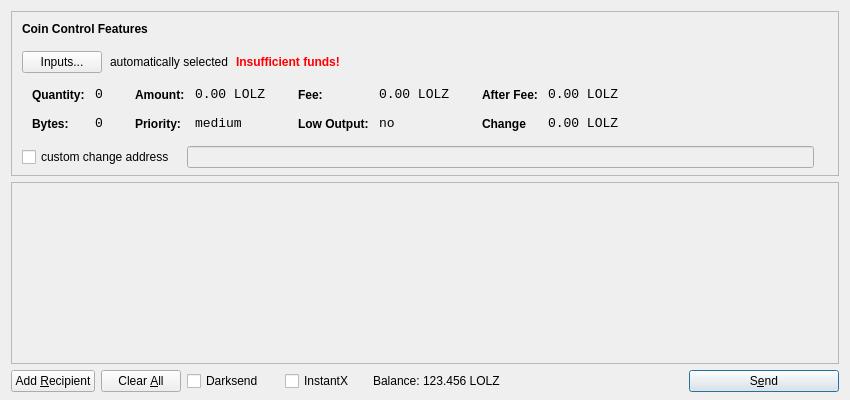
<?xml version="1.0" encoding="UTF-8"?>
<ui version="4.0">
 <class>SendCoinsDialog</class>
 <widget class="QDialog" name="SendCoinsDialog">
  <property name="geometry">
   <rect>
    <x>0</x>
    <y>0</y>
    <width>850</width>
    <height>400</height>
   </rect>
  </property>
  <property name="windowTitle">
   <string>Send Coins</string>
  </property>
  <layout class="QVBoxLayout" name="verticalLayout" stretch="0,1,0">
   <property name="bottomMargin">
    <number>8</number>
   </property>
   <item>
    <widget class="QFrame" name="frameCoinControl">
     <property name="sizePolicy">
      <sizepolicy hsizetype="Expanding" vsizetype="Expanding">
       <horstretch>0</horstretch>
       <verstretch>0</verstretch>
      </sizepolicy>
     </property>
     <property name="maximumSize">
      <size>
       <width>16777215</width>
       <height>16777215</height>
      </size>
     </property>
     <property name="frameShape">
      <enum>QFrame::StyledPanel</enum>
     </property>
     <property name="frameShadow">
      <enum>QFrame::Sunken</enum>
     </property>
     <layout class="QVBoxLayout" name="verticalLayoutCoinControl2">
      <property name="spacing">
       <number>6</number>
      </property>
      <property name="leftMargin">
       <number>0</number>
      </property>
      <property name="topMargin">
       <number>0</number>
      </property>
      <property name="rightMargin">
       <number>0</number>
      </property>
      <property name="bottomMargin">
       <number>6</number>
      </property>
      <item>
       <layout class="QVBoxLayout" name="verticalLayoutCoinControl" stretch="0,0,0,0,1">
        <property name="spacing">
         <number>0</number>
        </property>
        <property name="leftMargin">
         <number>10</number>
        </property>
        <property name="topMargin">
         <number>10</number>
        </property>
        <item>
         <layout class="QHBoxLayout" name="horizontalLayoutCoinControl1">
          <property name="bottomMargin">
           <number>15</number>
          </property>
          <item>
           <widget class="QLabel" name="labelCoinControlFeatures">
            <property name="sizePolicy">
             <sizepolicy hsizetype="Preferred" vsizetype="Maximum">
              <horstretch>0</horstretch>
              <verstretch>0</verstretch>
             </sizepolicy>
            </property>
            <property name="font">
             <font>
              <weight>75</weight>
              <bold>true</bold>
             </font>
            </property>
            <property name="styleSheet">
             <string notr="true">font-weight:bold;</string>
            </property>
            <property name="text">
             <string>Coin Control Features</string>
            </property>
           </widget>
          </item>
         </layout>
        </item>
        <item>
         <layout class="QHBoxLayout" name="horizontalLayoutCoinControl2" stretch="0,0,0,0">
          <property name="spacing">
           <number>8</number>
          </property>
          <property name="bottomMargin">
           <number>10</number>
          </property>
          <item>
           <widget class="QPushButton" name="pushButtonCoinControl">
            <property name="styleSheet">
             <string notr="true"/>
            </property>
            <property name="text">
             <string>Inputs...</string>
            </property>
           </widget>
          </item>
          <item>
           <widget class="QLabel" name="labelCoinControlAutomaticallySelected">
            <property name="text">
             <string>automatically selected</string>
            </property>
            <property name="margin">
             <number>5</number>
            </property>
           </widget>
          </item>
          <item>
           <widget class="QLabel" name="labelCoinControlInsuffFunds">
            <property name="font">
             <font>
              <weight>75</weight>
              <bold>true</bold>
             </font>
            </property>
            <property name="styleSheet">
             <string notr="true">color:red;font-weight:bold;</string>
            </property>
            <property name="text">
             <string>Insufficient funds!</string>
            </property>
            <property name="margin">
             <number>5</number>
            </property>
           </widget>
          </item>
          <item>
           <spacer name="horizontalSpacerCoinControl">
            <property name="orientation">
             <enum>Qt::Horizontal</enum>
            </property>
            <property name="sizeHint" stdset="0">
             <size>
              <width>40</width>
              <height>1</height>
             </size>
            </property>
           </spacer>
          </item>
         </layout>
        </item>
        <item>
         <widget class="QWidget" name="widgetCoinControl" native="true">
          <property name="sizePolicy">
           <sizepolicy hsizetype="Preferred" vsizetype="Preferred">
            <horstretch>0</horstretch>
            <verstretch>0</verstretch>
           </sizepolicy>
          </property>
          <property name="minimumSize">
           <size>
            <width>0</width>
            <height>0</height>
           </size>
          </property>
          <property name="styleSheet">
           <string notr="true"/>
          </property>
          <layout class="QHBoxLayout" name="horizontalLayoutCoinControl5">
           <property name="leftMargin">
            <number>0</number>
           </property>
           <property name="topMargin">
            <number>0</number>
           </property>
           <property name="rightMargin">
            <number>0</number>
           </property>
           <property name="bottomMargin">
            <number>0</number>
           </property>
           <item>
            <layout class="QHBoxLayout" name="horizontalLayoutCoinControl3" stretch="0,0,0,1">
             <property name="spacing">
              <number>20</number>
             </property>
             <property name="topMargin">
              <number>0</number>
             </property>
             <property name="bottomMargin">
              <number>10</number>
             </property>
             <item>
              <layout class="QFormLayout" name="formLayoutCoinControl1">
               <property name="horizontalSpacing">
                <number>10</number>
               </property>
               <property name="verticalSpacing">
                <number>14</number>
               </property>
               <property name="leftMargin">
                <number>10</number>
               </property>
               <property name="topMargin">
                <number>4</number>
               </property>
               <property name="rightMargin">
                <number>6</number>
               </property>
               <item row="0" column="0">
                <widget class="QLabel" name="labelCoinControlQuantityText">
                 <property name="styleSheet">
                  <string notr="true">font-weight:bold;</string>
                 </property>
                 <property name="text">
                  <string>Quantity:</string>
                 </property>
                 <property name="margin">
                  <number>0</number>
                 </property>
                </widget>
               </item>
               <item row="0" column="1">
                <widget class="QLabel" name="labelCoinControlQuantity">
                 <property name="font">
                  <font>
                   <family>Monospace</family>
                   <pointsize>10</pointsize>
                  </font>
                 </property>
                 <property name="cursor">
                  <cursorShape>IBeamCursor</cursorShape>
                 </property>
                 <property name="contextMenuPolicy">
                  <enum>Qt::ActionsContextMenu</enum>
                 </property>
                 <property name="text">
                  <string>0</string>
                 </property>
                 <property name="margin">
                  <number>0</number>
                 </property>
                 <property name="textInteractionFlags">
                  <set>Qt::LinksAccessibleByMouse|Qt::TextSelectableByKeyboard|Qt::TextSelectableByMouse</set>
                 </property>
                </widget>
               </item>
               <item row="1" column="0">
                <widget class="QLabel" name="labelCoinControlBytesText">
                 <property name="styleSheet">
                  <string notr="true">font-weight:bold;</string>
                 </property>
                 <property name="text">
                  <string>Bytes:</string>
                 </property>
                </widget>
               </item>
               <item row="1" column="1">
                <widget class="QLabel" name="labelCoinControlBytes">
                 <property name="font">
                  <font>
                   <family>Monospace</family>
                   <pointsize>10</pointsize>
                  </font>
                 </property>
                 <property name="cursor">
                  <cursorShape>IBeamCursor</cursorShape>
                 </property>
                 <property name="contextMenuPolicy">
                  <enum>Qt::ActionsContextMenu</enum>
                 </property>
                 <property name="text">
                  <string>0</string>
                 </property>
                 <property name="textInteractionFlags">
                  <set>Qt::LinksAccessibleByMouse|Qt::TextSelectableByKeyboard|Qt::TextSelectableByMouse</set>
                 </property>
                </widget>
               </item>
              </layout>
             </item>
             <item>
              <layout class="QFormLayout" name="formLayoutCoinControl2">
               <property name="horizontalSpacing">
                <number>10</number>
               </property>
               <property name="verticalSpacing">
                <number>14</number>
               </property>
               <property name="leftMargin">
                <number>6</number>
               </property>
               <property name="topMargin">
                <number>4</number>
               </property>
               <property name="rightMargin">
                <number>6</number>
               </property>
               <item row="0" column="0">
                <widget class="QLabel" name="labelCoinControlAmountText">
                 <property name="styleSheet">
                  <string notr="true">font-weight:bold;</string>
                 </property>
                 <property name="text">
                  <string>Amount:</string>
                 </property>
                 <property name="margin">
                  <number>0</number>
                 </property>
                </widget>
               </item>
               <item row="0" column="1">
                <widget class="QLabel" name="labelCoinControlAmount">
                 <property name="font">
                  <font>
                   <family>Monospace</family>
                   <pointsize>10</pointsize>
                  </font>
                 </property>
                 <property name="cursor">
                  <cursorShape>IBeamCursor</cursorShape>
                 </property>
                 <property name="contextMenuPolicy">
                  <enum>Qt::ActionsContextMenu</enum>
                 </property>
                 <property name="text">
                  <string>0.00 LOLZ</string>
                 </property>
                 <property name="textInteractionFlags">
                  <set>Qt::LinksAccessibleByMouse|Qt::TextSelectableByKeyboard|Qt::TextSelectableByMouse</set>
                 </property>
                </widget>
               </item>
               <item row="1" column="0">
                <widget class="QLabel" name="labelCoinControlPriorityText">
                 <property name="styleSheet">
                  <string notr="true">font-weight:bold;</string>
                 </property>
                 <property name="text">
                  <string>Priority:</string>
                 </property>
                </widget>
               </item>
               <item row="1" column="1">
                <widget class="QLabel" name="labelCoinControlPriority">
                 <property name="font">
                  <font>
                   <family>Monospace</family>
                   <pointsize>10</pointsize>
                  </font>
                 </property>
                 <property name="cursor">
                  <cursorShape>IBeamCursor</cursorShape>
                 </property>
                 <property name="contextMenuPolicy">
                  <enum>Qt::ActionsContextMenu</enum>
                 </property>
                 <property name="text">
                  <string>medium</string>
                 </property>
                 <property name="textInteractionFlags">
                  <set>Qt::LinksAccessibleByMouse|Qt::TextSelectableByKeyboard|Qt::TextSelectableByMouse</set>
                 </property>
                </widget>
               </item>
              </layout>
             </item>
             <item>
              <layout class="QFormLayout" name="formLayoutCoinControl3">
               <property name="horizontalSpacing">
                <number>10</number>
               </property>
               <property name="verticalSpacing">
                <number>14</number>
               </property>
               <property name="leftMargin">
                <number>6</number>
               </property>
               <property name="topMargin">
                <number>4</number>
               </property>
               <property name="rightMargin">
                <number>6</number>
               </property>
               <item row="0" column="0">
                <widget class="QLabel" name="labelCoinControlFeeText">
                 <property name="styleSheet">
                  <string notr="true">font-weight:bold;</string>
                 </property>
                 <property name="text">
                  <string>Fee:</string>
                 </property>
                 <property name="margin">
                  <number>0</number>
                 </property>
                </widget>
               </item>
               <item row="0" column="1">
                <widget class="QLabel" name="labelCoinControlFee">
                 <property name="font">
                  <font>
                   <family>Monospace</family>
                   <pointsize>10</pointsize>
                  </font>
                 </property>
                 <property name="cursor">
                  <cursorShape>IBeamCursor</cursorShape>
                 </property>
                 <property name="contextMenuPolicy">
                  <enum>Qt::ActionsContextMenu</enum>
                 </property>
                 <property name="text">
                  <string>0.00 LOLZ</string>
                 </property>
                 <property name="textInteractionFlags">
                  <set>Qt::LinksAccessibleByMouse|Qt::TextSelectableByKeyboard|Qt::TextSelectableByMouse</set>
                 </property>
                </widget>
               </item>
               <item row="1" column="0">
                <widget class="QLabel" name="labelCoinControlLowOutputText">
                 <property name="styleSheet">
                  <string notr="true">font-weight:bold;</string>
                 </property>
                 <property name="text">
                  <string>Low Output:</string>
                 </property>
                </widget>
               </item>
               <item row="1" column="1">
                <widget class="QLabel" name="labelCoinControlLowOutput">
                 <property name="font">
                  <font>
                   <family>Monospace</family>
                   <pointsize>10</pointsize>
                  </font>
                 </property>
                 <property name="cursor">
                  <cursorShape>IBeamCursor</cursorShape>
                 </property>
                 <property name="contextMenuPolicy">
                  <enum>Qt::ActionsContextMenu</enum>
                 </property>
                 <property name="text">
                  <string>no</string>
                 </property>
                 <property name="textInteractionFlags">
                  <set>Qt::LinksAccessibleByMouse|Qt::TextSelectableByKeyboard|Qt::TextSelectableByMouse</set>
                 </property>
                </widget>
               </item>
              </layout>
             </item>
             <item>
              <layout class="QFormLayout" name="formLayoutCoinControl4">
               <property name="horizontalSpacing">
                <number>10</number>
               </property>
               <property name="verticalSpacing">
                <number>14</number>
               </property>
               <property name="leftMargin">
                <number>6</number>
               </property>
               <property name="topMargin">
                <number>4</number>
               </property>
               <property name="rightMargin">
                <number>6</number>
               </property>
               <item row="0" column="0">
                <widget class="QLabel" name="labelCoinControlAfterFeeText">
                 <property name="styleSheet">
                  <string notr="true">font-weight:bold;</string>
                 </property>
                 <property name="text">
                  <string>After Fee:</string>
                 </property>
                 <property name="margin">
                  <number>0</number>
                 </property>
                </widget>
               </item>
               <item row="0" column="1">
                <widget class="QLabel" name="labelCoinControlAfterFee">
                 <property name="font">
                  <font>
                   <family>Monospace</family>
                   <pointsize>10</pointsize>
                  </font>
                 </property>
                 <property name="cursor">
                  <cursorShape>IBeamCursor</cursorShape>
                 </property>
                 <property name="contextMenuPolicy">
                  <enum>Qt::ActionsContextMenu</enum>
                 </property>
                 <property name="text">
                  <string>0.00 LOLZ</string>
                 </property>
                 <property name="textInteractionFlags">
                  <set>Qt::LinksAccessibleByMouse|Qt::TextSelectableByKeyboard|Qt::TextSelectableByMouse</set>
                 </property>
                </widget>
               </item>
               <item row="1" column="0">
                <widget class="QLabel" name="labelCoinControlChangeText">
                 <property name="styleSheet">
                  <string notr="true">font-weight:bold;</string>
                 </property>
                 <property name="text">
                  <string>Change</string>
                 </property>
                </widget>
               </item>
               <item row="1" column="1">
                <widget class="QLabel" name="labelCoinControlChange">
                 <property name="font">
                  <font>
                   <family>Monospace</family>
                   <pointsize>10</pointsize>
                  </font>
                 </property>
                 <property name="cursor">
                  <cursorShape>IBeamCursor</cursorShape>
                 </property>
                 <property name="contextMenuPolicy">
                  <enum>Qt::ActionsContextMenu</enum>
                 </property>
                 <property name="text">
                  <string>0.00 LOLZ</string>
                 </property>
                 <property name="textInteractionFlags">
                  <set>Qt::LinksAccessibleByMouse|Qt::TextSelectableByKeyboard|Qt::TextSelectableByMouse</set>
                 </property>
                </widget>
               </item>
              </layout>
             </item>
            </layout>
           </item>
          </layout>
         </widget>
        </item>
        <item>
         <layout class="QHBoxLayout" name="horizontalLayoutCoinControl4" stretch="0,0,0">
          <property name="spacing">
           <number>12</number>
          </property>
          <property name="sizeConstraint">
           <enum>QLayout::SetDefaultConstraint</enum>
          </property>
          <property name="topMargin">
           <number>5</number>
          </property>
          <property name="rightMargin">
           <number>5</number>
          </property>
          <item>
           <widget class="QCheckBox" name="checkBoxCoinControlChange">
            <property name="text">
             <string>custom change address</string>
            </property>
           </widget>
          </item>
          <item>
           <widget class="QLineEdit" name="lineEditCoinControlChange">
            <property name="enabled">
             <bool>false</bool>
            </property>
            <property name="sizePolicy">
             <sizepolicy hsizetype="Expanding" vsizetype="Fixed">
              <horstretch>0</horstretch>
              <verstretch>0</verstretch>
             </sizepolicy>
            </property>
           </widget>
          </item>
          <item>
           <widget class="QLabel" name="labelCoinControlChangeLabel">
            <property name="sizePolicy">
             <sizepolicy hsizetype="Preferred" vsizetype="Expanding">
              <horstretch>0</horstretch>
              <verstretch>0</verstretch>
             </sizepolicy>
            </property>
            <property name="minimumSize">
             <size>
              <width>0</width>
              <height>0</height>
             </size>
            </property>
            <property name="text">
             <string/>
            </property>
            <property name="margin">
             <number>3</number>
            </property>
           </widget>
          </item>
         </layout>
        </item>
        <item>
         <spacer name="verticalSpacerCoinControl">
          <property name="orientation">
           <enum>Qt::Vertical</enum>
          </property>
          <property name="sizeHint" stdset="0">
           <size>
            <width>800</width>
            <height>1</height>
           </size>
          </property>
         </spacer>
        </item>
       </layout>
      </item>
     </layout>
    </widget>
   </item>
   <item>
    <widget class="QScrollArea" name="scrollArea">
     <property name="widgetResizable">
      <bool>true</bool>
     </property>
     <widget class="QWidget" name="scrollAreaWidgetContents">
      <property name="geometry">
       <rect>
        <x>0</x>
        <y>0</y>
        <width>830</width>
        <height>173</height>
       </rect>
      </property>
      <layout class="QVBoxLayout" name="verticalLayout_2">
       <property name="leftMargin">
        <number>0</number>
       </property>
       <property name="topMargin">
        <number>0</number>
       </property>
       <property name="rightMargin">
        <number>0</number>
       </property>
       <property name="bottomMargin">
        <number>0</number>
       </property>
       <item>
        <layout class="QVBoxLayout" name="entries">
         <property name="spacing">
          <number>6</number>
         </property>
        </layout>
       </item>
       <item>
        <spacer name="verticalSpacer">
         <property name="orientation">
          <enum>Qt::Vertical</enum>
         </property>
         <property name="sizeHint" stdset="0">
          <size>
           <width>20</width>
           <height>40</height>
          </size>
         </property>
        </spacer>
       </item>
      </layout>
     </widget>
    </widget>
   </item>
   <item>
    <layout class="QHBoxLayout" name="horizontalLayout">
     <item>
      <widget class="QPushButton" name="addButton">
       <property name="toolTip">
        <string>Send to multiple recipients at once</string>
       </property>
       <property name="text">
        <string>Add &amp;Recipient</string>
       </property>
       <property name="autoDefault">
        <bool>false</bool>
       </property>
      </widget>
     </item>
     <item>
      <widget class="QPushButton" name="clearButton">
       <property name="sizePolicy">
        <sizepolicy hsizetype="Minimum" vsizetype="Fixed">
         <horstretch>0</horstretch>
         <verstretch>0</verstretch>
        </sizepolicy>
       </property>
       <property name="toolTip">
        <string>Remove all transaction fields</string>
       </property>
       <property name="text">
        <string>Clear &amp;All</string>
       </property>
       <property name="autoRepeatDelay">
        <number>300</number>
       </property>
       <property name="autoDefault">
        <bool>false</bool>
       </property>
      </widget>
     </item>
     <item>
      <layout class="QHBoxLayout" name="horizontalLayout_2">
       <property name="spacing">
        <number>3</number>
       </property>
       <item>
        <widget class="QCheckBox" name="checkUseDarksend">
         <property name="minimumSize">
          <size>
           <width>95</width>
           <height>0</height>
          </size>
         </property>
         <property name="visible">
          <bool>false</bool>
         </property>
         <property name="text">
          <string>Darksend</string>
         </property>
        </widget>
       </item>
       <item>
        <widget class="QCheckBox" name="checkInstantX">
         <property name="minimumSize">
          <size>
           <width>85</width>
           <height>0</height>
          </size>
         </property>
         <property name="visible">
          <bool>false</bool>
         </property>
         <property name="text">
          <string>InstantX</string>
         </property>
        </widget>
       </item>
       <item>
        <widget class="QLabel" name="label">
         <property name="sizePolicy">
          <sizepolicy hsizetype="Preferred" vsizetype="Fixed">
           <horstretch>0</horstretch>
           <verstretch>0</verstretch>
          </sizepolicy>
         </property>
         <property name="text">
          <string>Balance:</string>
         </property>
        </widget>
       </item>
       <item>
        <widget class="QLabel" name="labelBalance">
         <property name="sizePolicy">
          <sizepolicy hsizetype="Preferred" vsizetype="Fixed">
           <horstretch>0</horstretch>
           <verstretch>0</verstretch>
          </sizepolicy>
         </property>
         <property name="cursor">
          <cursorShape>IBeamCursor</cursorShape>
         </property>
         <property name="text">
          <string>123.456 LOLZ</string>
         </property>
         <property name="textInteractionFlags">
          <set>Qt::LinksAccessibleByMouse|Qt::TextSelectableByKeyboard|Qt::TextSelectableByMouse</set>
         </property>
        </widget>
       </item>
      </layout>
     </item>
     <item>
      <spacer name="horizontalSpacer">
       <property name="orientation">
        <enum>Qt::Horizontal</enum>
       </property>
       <property name="sizeHint" stdset="0">
        <size>
         <width>40</width>
         <height>20</height>
        </size>
       </property>
      </spacer>
     </item>
     <item>
      <widget class="QPushButton" name="sendButton">
       <property name="minimumSize">
        <size>
         <width>150</width>
         <height>0</height>
        </size>
       </property>
       <property name="toolTip">
        <string>Confirm the send action</string>
       </property>
       <property name="text">
        <string>S&amp;end</string>
       </property>
       <property name="default">
        <bool>true</bool>
       </property>
      </widget>
     </item>
    </layout>
   </item>
  </layout>
 </widget>
 <resources>
  <include location="../bitcoin.qrc"/>
 </resources>
 <connections/>
</ui>
